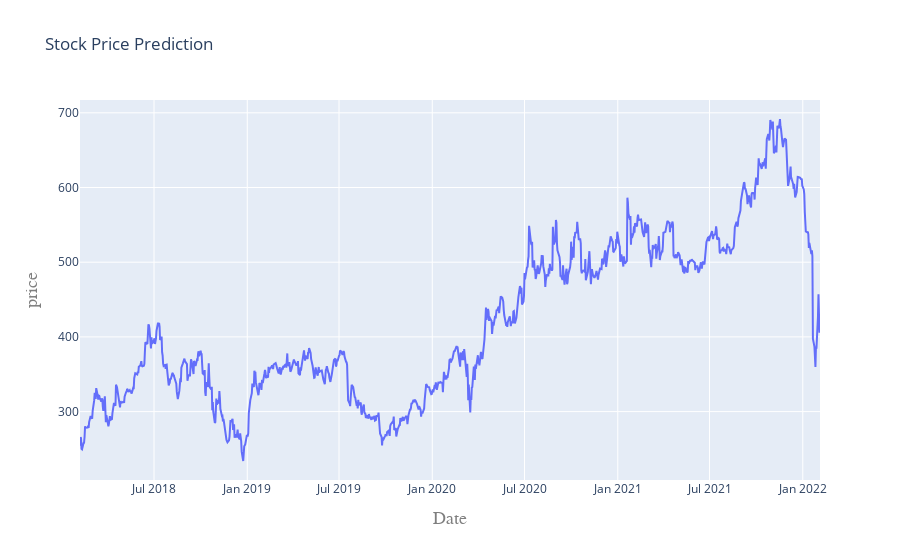

Write notebook code for a chart like this one.
### Code cell
iplot(plot)

### Figure 1 — Plotly figure (JSON) as saved in the notebook; plotly's stock layout.template omitted (floating-point values rounded to 4 significant figures; data arrays with more than 128 entries replaced by an {"elided": "..."} marker saying what was removed)
{"data": [{"type": "scatter", "x": {"elided": "1009 str values"}, "y": {"elided": "1009 float values"}}], "layout": {"autosize": true, "title": {"text": "Stock Price Prediction"}, "xaxis": {"autorange": true, "range": ["2018-02-05", "2022-02-04"], "title": {"font": {"color": "#7f7f7f", "family": "Courier New, monospace", "size": 18}, "text": "Date"}, "type": "date"}, "yaxis": {"autorange": true, "range": [208.4, 717.1], "title": {"font": {"color": "#7f7f7f", "family": "Courier New, monospace", "size": 18}, "text": "price"}, "type": "linear"}}}
